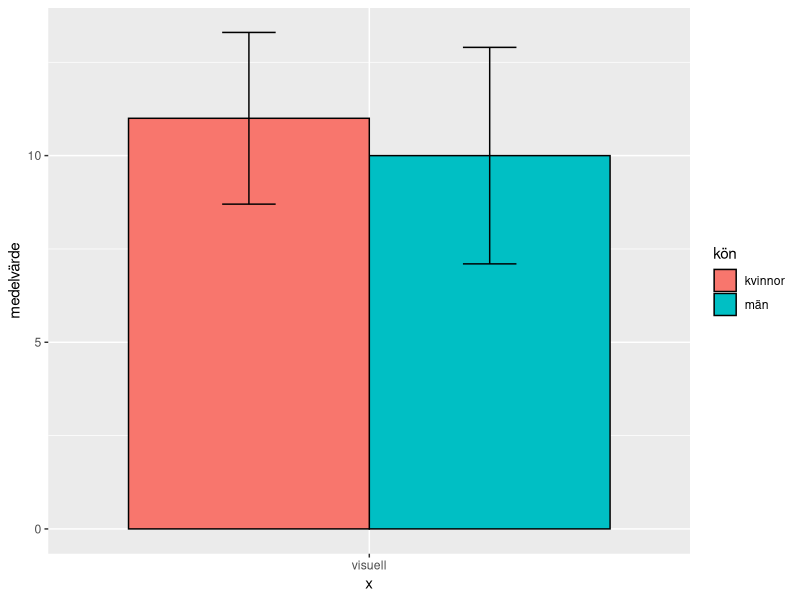
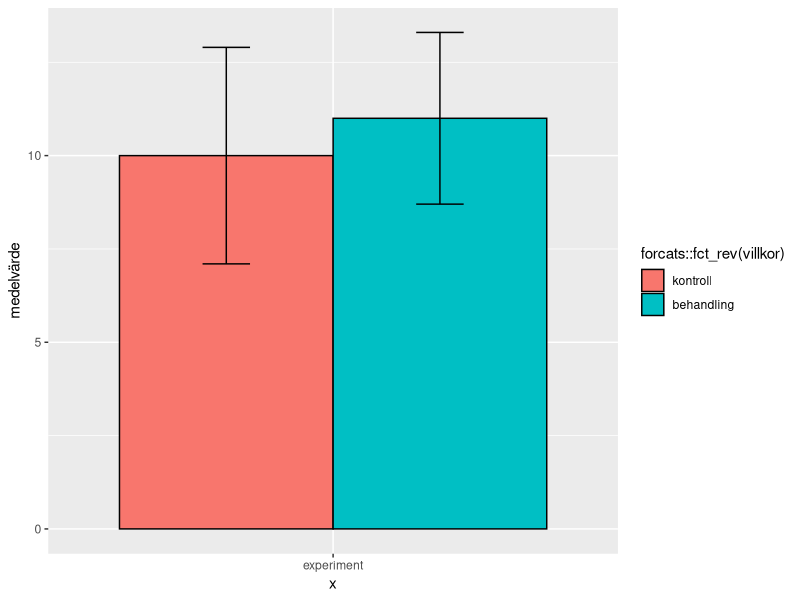

The R source for these figures, in order:
## ---- chunk 1
knitr::kable(read.table("../csv/tab-02-08-1-1.csv", header=T, sep='\t', quot='"', stringsAsFactors=F, comment.char=""), format="pipe", digits=3, caption='Beskrivande resultat eller deskriptiv statistik.', booktabs=TRUE)
## ---- chunk 2
library(ggplot2)
bp2 = read.table("../csv/fig-02-08-1-1.csv", header=T, sep='\t', quot='"', stringsAsFactors=F, comment.char="")
gp <- ggplot(bp2, aes(x="visuell", y=medelvärde, fill=kön)) + 
geom_bar(stat="identity", color="black", position=position_dodge()) +
geom_errorbar(aes(ymin=medelvärde-standardavvikelse, ymax=medelvärde+standardavvikelse), width=.2,
position=position_dodge(.9))
#
print(gp)
## ---- chunk 3
library(ggplot2)
bp2 = read.table("../csv/fig-02-08-1-2.csv", header=T, sep='\t', quot='"', stringsAsFactors=F, comment.char="")
gp <- ggplot(bp2, aes(x="experiment", y=medelvärde, fill=forcats::fct_rev(villkor))) + 
geom_bar(stat="identity", color="black", position=position_dodge()) +
geom_errorbar(aes(ymin=medelvärde-standardavvikelse, ymax=medelvärde+standardavvikelse), width=.2,
position=position_dodge(.9))
#
print(gp)
